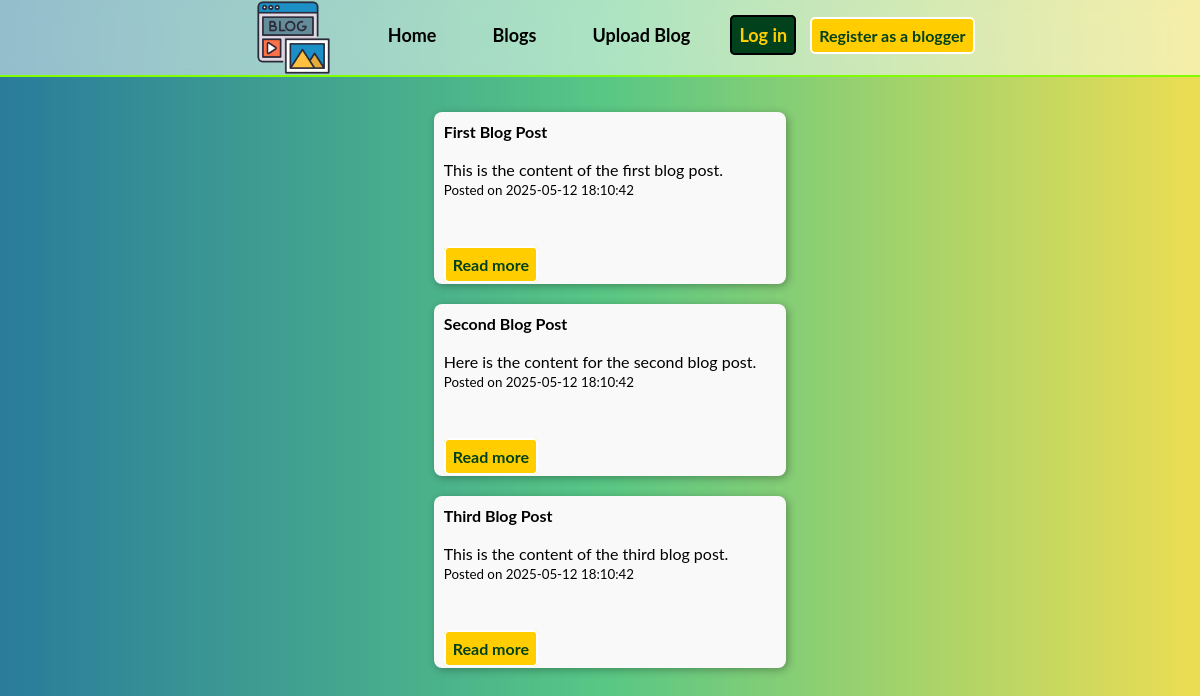
Page /content.php?userId=1 on the committed database.
### tables this page shows
CREATE TABLE `post` (
  `id` int(11) NOT NULL,
  `title` varchar(255) NOT NULL,
  `content` longtext NOT NULL,
  `created` datetime NOT NULL DEFAULT current_timestamp(),
  `userId` int(11) NOT NULL
);

### load_posts.php (called while the page is built, shortened)
<?php
require 'db.php';
$loggedInUser = $_SESSION['user'] ?? null;
if (isset($_GET['userId'])) {
    $viewingUserId = intval($_GET['userId']);
} elseif ($loggedInUser) {
    $viewingUser = $loggedInUser;
    $viewingUserId = $loggedInUser['id'];
} else {
    header("Location: login.php");
    exit();
}
$posts = get_user_posts($viewingUserId);

### db.php (called while the page is built, shortened)
<?php
$connection = mysqli_connect(DB_SERVER, DB_USER, DB_PASS, DB_NAME);
function get_result($statment)
{
    $rows = array();
    $result = mysqli_stmt_get_result($statment);
    if ($result)
    {
        while ($row = mysqli_fetch_assoc($result)) {
            $rows[] = $row;
        }
    }
    return $rows;
}
function get_user_posts($userId)
{
    global $connection;
    $sql = 'SELECT  post.id, post.title, post.content, post.created, post.userId
            FROM post
            JOIN user ON post.userId = user.id
            WHERE post.userId = ?
            ORDER BY post.created DESC';
    $statement = mysqli_prepare($connection, $sql);
    mysqli_stmt_bind_param($statement, "i", $userId);
    mysqli_stmt_execute($statement);
    $result = get_result($statement);
    return $result;
}

### content.php (the view, shortened to what this page needs)
<?php
include('./app/includes/header.php');
include('./load_posts.php');
include('./render_image.php');
$loggedInUser = $_SESSION['user'] ?? null;
$isOwner = isset($loggedInUser);
?>
<main>
    <?php if (empty($posts)): ?>
        <div class="om-content">
            <p class=""><?= $isOwner ? "You haven't posted anything yet." : "This user hasn't posted anything yet." ?></p>
        </div>
    <?php else: ?>
        <ul>
            <?php foreach ($posts as $post): ?>
                <li class="om-content ">
                    <strong><?= htmlspecialchars($post['title']) ?></strong>
                    <br>
                    <br>
                    <?= nl2br(htmlspecialchars($post['content'])) ?>
                    <br>
                    <small>Posted on
                        <?= htmlspecialchars($post['created']) ?>
                    </small><br><br>
                    <br><br>
                    <a href="single_post.php?postId=<?= urlencode($post['id']) ?>" class="btn-y">Read more</a>
                </li>
            <?php endforeach; ?>
        </ul>
    <?php endif; ?>
</main>

### public/css/style.css (style rules this page uses)
html { position: relative; background: #2A7B9B; background: linear-gradient(90deg, rgba(42, 123, 155, 1) 0%, rgba(87, 199, 133, 1) 50%, rgba(237, 221, 83, 1) 100%); background-position: center; background-attachment: fixed; background-size: cover; background-repeat: no-repeat; height: 100%; font-family: 'Lato', sans-serif; scroll-behavior: smooth; }
html::before { content: ''; position: fixed; top: 0; left: 0; right: 0; bottom: 0; background-image: inherit; background-position: inherit; background-size: inherit; background-repeat: inherit; filter: blur(15px); z-index: -1; }
body { width: 90vw; min-height: 100vh; padding: 10px; margin: 0 auto; display: flex; flex-direction: column; padding: 0px 15px; gap: 10px; overflow-x: hidden; align-items: center; align-self: center; }
main { flex: 1; padding: 25px; border-radius: 25px; }
.om-content { margin-bottom: 20px; padding: 10px; border: 5px #ccc; border-radius: 8px; box-shadow: 2px 2px 8px rgba(0, 0, 0, 0.3); background-color: #f9f9f9; width: 100%; }
ul { list-style-type: none; padding: 0; margin: 0; }
a { text-decoration: none; }
.btn-y { color: #01411C; background-color: #FFCD00; border: 2px solid #ffffff; border-radius: 5px; padding: 5px; font-weight: bold; cursor: pointer; padding: 7px; }

### rows in the picture
post: title "First Blog Post", content "This is the content of the first blog post.", created "2025-05-12 18:10:42"
post: title "Second Blog Post", content "Here is the content for the second blog post.", created "2025-05-12 18:10:42"
post: title "Third Blog Post", content "This is the content of the third blog post.", created "2025-05-12 18:10:42"
